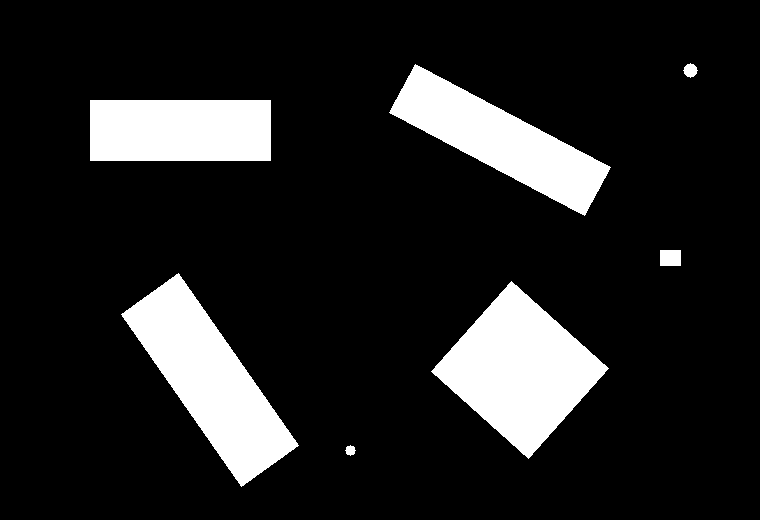
#> input picture week01-opencv/day05/images/rotated_rect_test.png, 760 x 520 px
$ python test02_min_area_rect.py
#> lines starting #> are read from the running program, lines starting #| are printed output that depends on the picture; after the words box and inside, x2 and y2 are one past the last pixel; in counts of white or black regions, pixels touching at a corner belong together; long printed decimals are rounded
"""
Descripttion:
Author: Jie.Zh
Date: 2026-06-24 15:08:02
LastEditTime: 2026-06-24 15:08:20
"""

from pathlib import Path

import cv2

# 路径
BASE_DIR = Path(__file__).resolve().parent
IMAGE_FILE_PATH = BASE_DIR / "images" / "rotated_rect_test.png"
OUTPUTS_PATH = BASE_DIR / "outputs" / "min_area_rect"
OUTPUTS_PATH.mkdir(parents=True, exist_ok=True)

image_name = IMAGE_FILE_PATH.stem
original_path = OUTPUTS_PATH / f"{image_name}_original.png"
result_path = OUTPUTS_PATH / f"{image_name}_result.png"

# 读取图片并复制
image = cv2.imread(str(IMAGE_FILE_PATH))
#> image is the input picture: shape (520, 760, 3); 13.8% white; 7 white regions, largest, box (x1, y1, x2, y2) and area: (431, 281, 609, 459) 15878, (121, 273, 299, 487) 14954, (389, 64, 611, 216) 12282
if image is None:
    raise FileNotFoundError("图片读取失败")
marked_image = image.copy()
# 灰度图
gray_image = cv2.cvtColor(image, cv2.COLOR_BGR2GRAY)
#> gray_image: shape (520, 760); 13.8% white; 7 white regions
# 二值化
used_threshold, binary_image = cv2.threshold(
    gray_image,
    0,
    255,
    cv2.THRESH_BINARY | cv2.THRESH_OTSU,
)
#> used_threshold = 0
print(f"OTSU 阈值为：{used_threshold}")
#| OTSU 阈值为：0.0
# 查找外部轮廓
contours, hierarchy = cv2.findContours(
    binary_image,
    cv2.RETR_EXTERNAL,
    cv2.CHAIN_APPROX_SIMPLE,
)
#> contours = 7 contours; box (x1, y1, x2, y2) and area: (431, 281, 609, 459) 15690, (121, 273, 299, 487) 14724, (389, 64, 611, 216) 12038, (90, 100, 271, 161) 10800, (660, 250, 681, 266) 300, (683, 63, 698, 78) 130, (345, 445, 356, 456) 66
# 过滤的最小区域
min_area = 1000
valid_index = 0

# 循环
for contour in contours:
    # 当前轮廓面积
    area = cv2.contourArea(contour)
    # 过滤有效轮廓
    if area >= min_area:
        valid_index += 1
        # 周长
        perimeter = cv2.arcLength(contour, True)
        # 水平外接矩形
        x, y, width, height = cv2.boundingRect(contour)
        # 旋转外接矩形
        rect = cv2.minAreaRect(contour)
        # 旋转矩形宽高、角度
        rotated_rect_width = rect[1][0]
        rotated_rect_height = rect[1][1]
        angle = rect[2]
        # 获取4个角点
        box = cv2.boxPoints(rect)
        # 将浮点类型转为int类型
        box = box.astype(int)
        # 画出水平外接矩形
        cv2.rectangle(
            marked_image,
            (x, y),
            (x + width, y + height),
            (0, 255, 0),
            1,
        )
        # 画出旋转外接矩形
        cv2.drawContours(
            marked_image,
            [box],
            0,
            (0, 0, 255),
            1,
        )
        # 打印
        print(
            f"第{valid_index}个有效轮廓 周长为{perimeter}\n"
            f"水平矩形：尺寸 {width}x{height}\n"
            f"旋转矩形：尺寸 {rotated_rect_width:.2f}x{rotated_rect_width:.2f}  角度{angle}"
        )
#> this loop made 7 passes
#> (contour, area, perimeter, x, y, width, height, rect) on pass 5: ([[90, 100], [90, 160], [270, 160], [270, 100]], 10800, 480, 90, 100, 181, 61, ((180, 130), (60, 180), -90))
#> (area, perimeter, x, y, width, height, rect, rotated_rect_width) on passes 2, 3, 6: (15690, 512.3, 431, 281, 178, 178, ((519.5, 369.5), (121.2, 131.4), -48.12), 121.2), (14724, 591.4, 121, 273, 178, 214, ((209.5, 379.5), (71.01, 211.4), -34.9), 71.01), (12038, 592.9, 389, 64, 222, 152, ((499.5, 139.5), (55.46, 221.7), -62.16), 55.46)
#| 第1个有效轮廓 周长为512.3473300933838
#| 水平矩形：尺寸 178x178
#| 旋转矩形：尺寸 121.16x121.16  角度-48.122
#| 第2个有效轮廓 周长为591.3767533302307
#| 水平矩形：尺寸 178x214
#| 旋转矩形：尺寸 71.01x71.01  角度-34.902
#| 第3个有效轮廓 周长为480.0
#| 水平矩形：尺寸 181x61
#| 旋转矩形：尺寸 60.00x60.00  角度-90.0
#| 第4个有效轮廓 周长为592.8670928478241
#> (further printed lines are left out)
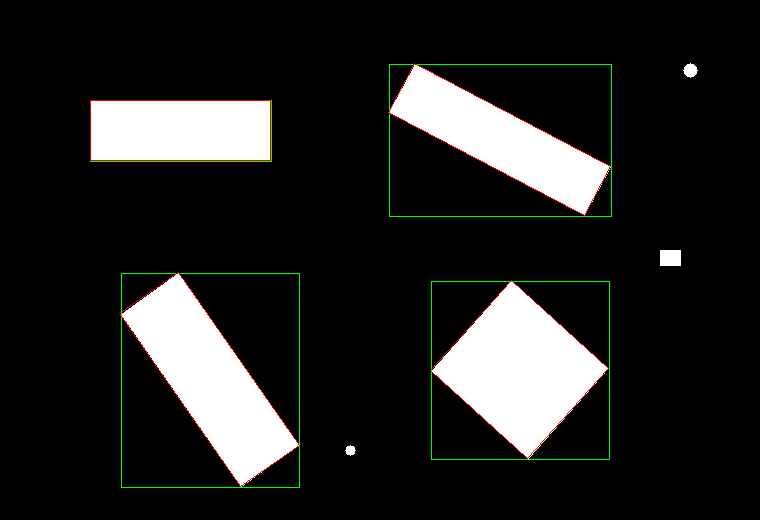
#> marked_image: shape (520, 760, 3); 1.08% of pixels changed, all inside (x1, y1, x2, y2) = (90, 63, 612, 488)
#> after the loop, valid_index = 4
# 保存
saved_original = cv2.imwrite(str(original_path), image)
saved_result = cv2.imwrite(str(result_path), marked_image)

saved_results = [
    [saved_original, original_path],
    [saved_result, result_path],
]

for saved, path in saved_results:
    if saved:
        print(f"{path.name} 保存成功！")
    else:
        print(f"{path.name} 保存失败")
#> this loop made 2 passes
#| rotated_rect_test_original.png 保存成功！
#| rotated_rect_test_result.png 保存成功！

$ run again, with week01-opencv/day05/images/center_test.png copied over week01-opencv/day05/images/rotated_rect_test.png
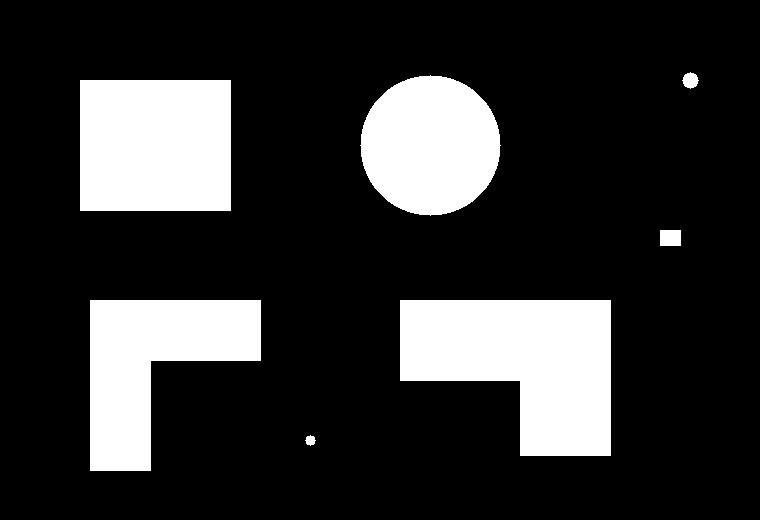
#> input picture week01-opencv/day05/images/center_test.png, 760 x 520 px
#> image is the input picture: shape (520, 760, 3); 19.4% white; 7 white regions, largest, box (x1, y1, x2, y2) and area: (400, 300, 611, 456) 23916, (80, 80, 231, 211) 19781, (90, 300, 261, 471) 17141
#> gray_image: shape (520, 760); 19.4% white; 7 white regions
#> used_threshold = 0
#| OTSU 阈值为：0.0
#> contours = 7 contours; box (x1, y1, x2, y2) and area: (400, 300, 611, 456) 23550, (80, 80, 231, 211) 19500, (90, 300, 261, 471) 16800, (360, 75, 501, 216) 15176, (660, 230, 681, 246) 300, (682, 72, 699, 89) 174, (305, 435, 316, 446) 66
#> the loop `for contour in contours:` made 7 passes
#> (contour, area, perimeter, x, y, width, height, rect) on pass 5: ([[80, 80], [80, 210], [230, 210], [230, 80]], 19500, 560, 80, 80, 151, 131, ((155, 145), (130, 150), -90))
#> (printed output is left out)
#> after the loop `for contour in contours:`:
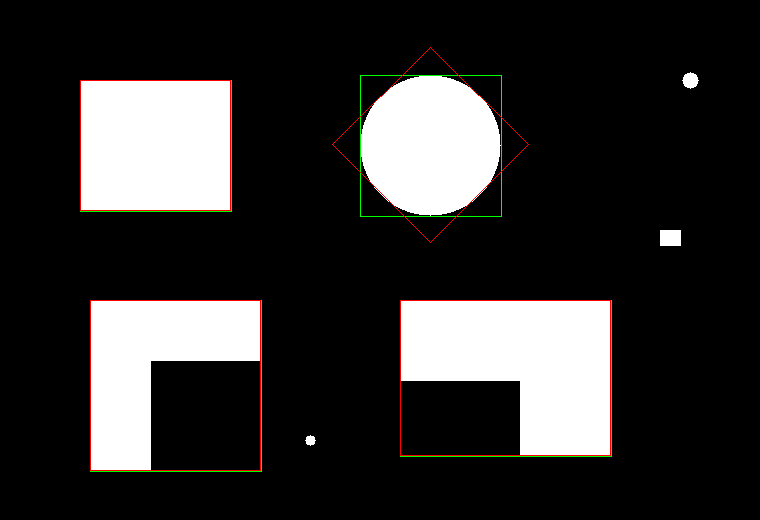
#> marked_image: shape (520, 760, 3); 0.99% of pixels changed, all inside (x1, y1, x2, y2) = (80, 47, 612, 472)
#> after the loop `for contour in contours:`: valid_index = 4
#> the loop `for saved, path in saved_results:` made 2 passes
#> (printed output is left out)

$ run again, with week01-opencv/day05/images/measurement_test.png copied over week01-opencv/day05/images/rotated_rect_test.png
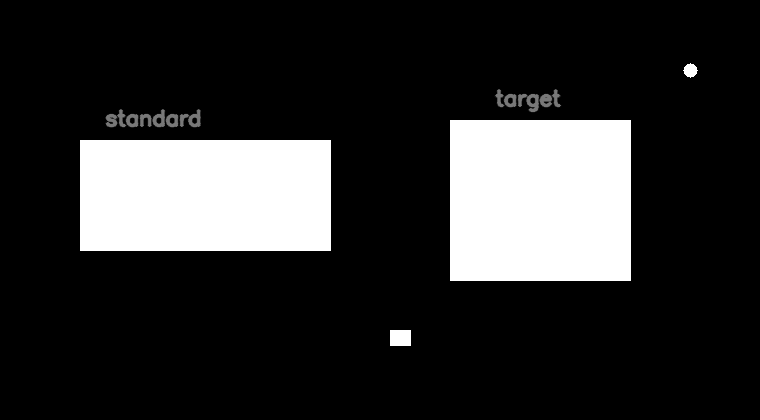
#> input picture week01-opencv/day05/images/measurement_test.png, 760 x 420 px
#> image is the input picture: shape (420, 760, 3); min 0, max 255, mean 46.5
#> `used_threshold, binary_image = cv2.threshold( gray_image, 0, 255, cv2...`:
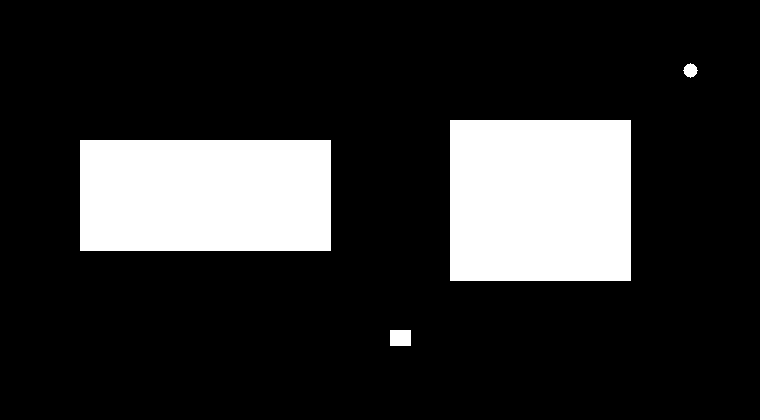
#> binary_image: shape (420, 760); 18% white; 4 white regions
#> used_threshold = 120
#| OTSU 阈值为：120.0
#> contours = 4 contours; box (x1, y1, x2, y2) and area: (450, 120, 631, 281) 28800, (80, 140, 331, 251) 27500, (390, 330, 411, 346) 300, (683, 63, 698, 78) 130
#> the loop `for contour in contours:` made 4 passes
#> (contour, area, valid_index, perimeter, x, y, width, height) on passes 2 to 3: ([[80, 140], [80, 250], [330, 250], [330, 140]], 27500, 1, 720, 80, 140, 251, 111), ([[450, 120], [450, 280], [630, 280], [630, 120]], 28800, 2, 680, 450, 120, 181, 161)
#> (printed output is left out)
#> after the loop `for contour in contours:`:
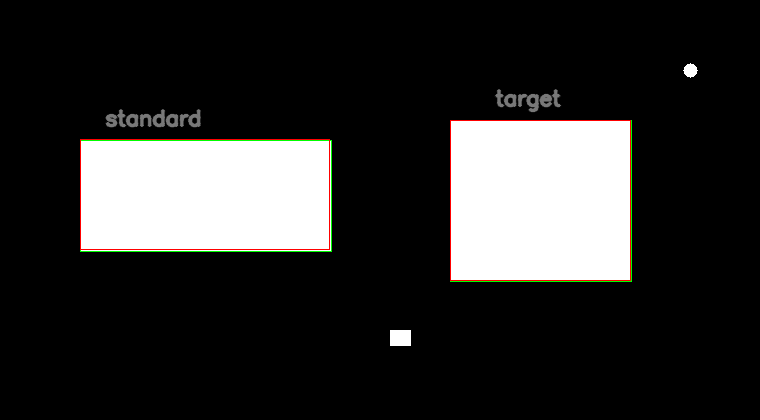
#> marked_image: shape (420, 760, 3); 0.74% of pixels changed, all inside (x1, y1, x2, y2) = (80, 120, 632, 282)
#> after the loop `for contour in contours:`: valid_index = 2
#> the loop `for saved, path in saved_results:` made 2 passes
#> (printed output is left out)
